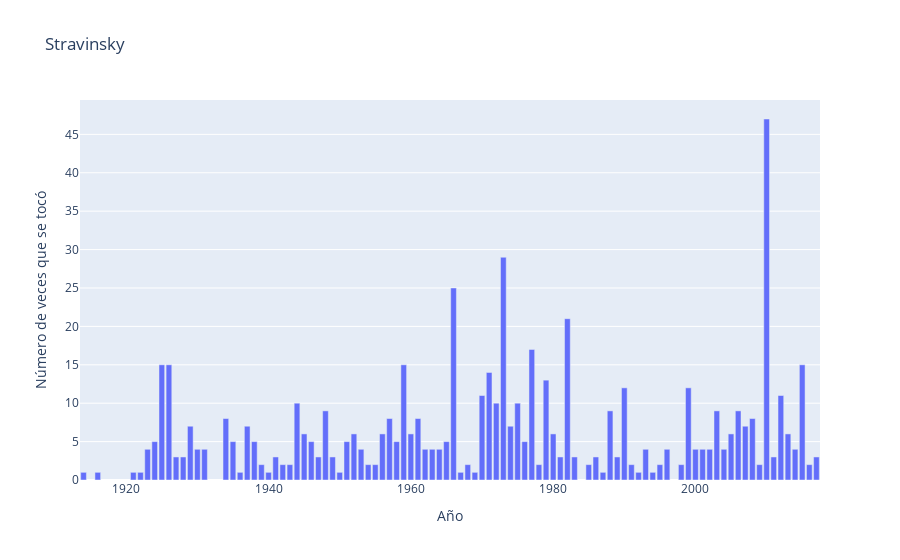

Notebook cell for this chart:
### Markdown cell above
Primero vamos a ver la popularidad del famoso compositor Igor Stravinsky en la filarmónica de NY

### Code cell
#Buscamos todas las veces que se toco una obra de Stravinsky
stravinsky = unicos[unicos['Composername'].str.contains('Stravinsky')]

#Agrupamos para poder contar y procedemos a graficar
stra_hist = stravinsky.groupby(stravinsky.index.year).count()
stra_hist.reset_index(inplace = True)

labels3 = {'Date' : 'Año', 'Location' : 'Número de veces que se tocó'}

fig = px.bar(stra_hist, x = 'Date', y = 'Location', title = 'Stravinsky', labels = labels3)
fig.show()

### Figure 1 — Plotly figure (JSON) as saved in the notebook; plotly's stock layout.template omitted (floating-point values rounded to 4 significant figures)
{"data": [{"alignmentgroup": "True", "hovertemplate": "Año=%{x}<br>Número de veces que se tocó=%{y}<extra></extra>", "legendgroup": "", "marker": {"color": "#636efa", "pattern": {"shape": ""}}, "name": "", "offsetgroup": "", "orientation": "v", "showlegend": false, "textposition": "auto", "type": "bar", "x": [1914, 1916, 1921, 1922, 1923, 1924, 1925, 1926, 1927, 1928, 1929, 1930, 1931, 1934, 1935, 1936, 1937, 1938, 1939, 1940, 1941, 1942, 1943, 1944, 1945, 1946, 1947, 1948, 1949, 1950, 1951, 1952, 1953, 1954, 1955, 1956, 1957, 1958, 1959, 1960, 1961, 1962, 1963, 1964, 1965, 1966, 1967, 1968, 1969, 1970, 1971, 1972, 1973, 1974, 1975, 1976, 1977, 1978, 1979, 1980, 1981, 1982, 1983, 1985, 1986, 1987, 1988, 1989, 1990, 1991, 1992, 1993, 1994, 1995, 1996, 1998, 1999, 2000, 2001, 2002, 2003, 2004, 2005, 2006, 2007, 2008, 2009, 2010, 2011, 2012, 2013, 2014, 2015, 2016, 2017], "xaxis": "x", "y": [1, 1, 1, 1, 4, 5, 15, 15, 3, 3, 7, 4, 4, 8, 5, 1, 7, 5, 2, 1, 3, 2, 2, 10, 6, 5, 3, 9, 3, 1, 5, 6, 4, 2, 2, 6, 8, 5, 15, 6, 8, 4, 4, 4, 5, 25, 1, 2, 1, 11, 14, 10, 29, 7, 10, 5, 17, 2, 13, 6, 3, 21, 3, 2, 3, 1, 9, 3, 12, 2, 1, 4, 1, 2, 4, 2, 12, 4, 4, 4, 9, 4, 6, 9, 7, 8, 2, 47, 3, 11, 6, 4, 15, 2, 3], "yaxis": "y"}], "layout": {"barmode": "relative", "legend": {"tracegroupgap": 0}, "title": {"text": "Stravinsky"}, "xaxis": {"anchor": "y", "domain": [0, 1], "title": {"text": "Año"}}, "yaxis": {"anchor": "x", "domain": [0, 1], "title": {"text": "Número de veces que se tocó"}}}}
